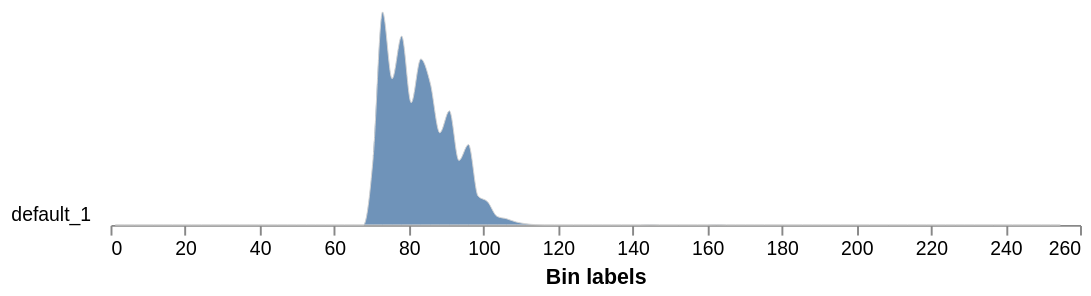

Write notebook code for a chart like this one.
### Markdown cell above
## Step 8: Chlorophyll Analysis

The chlorophyll image uses MS 455 nm and a bandpass filter of 650 nm to isolate just chlorophyll fluorescence. This image has to be imported separately from the MS stack, since it has a bandpass filter.

### Code cell
# Use the mask to analyze the CHL image. This will give you a histogram of the pixel values in the CHL image. 
# n_labels=1 means we're treating the whole masked area as one plant/object
chl_analysis = pcv.analyze.grayscale(gray_img=chl_img, labeled_mask=kept_mask, n_labels=1, bins=100)

chl_img_pseudo = pcv.visualize.pseudocolor(gray_img = chl_img, mask=kept_mask, cmap='jet', 
                                           min_value=60, max_value=140)

### Figure 1 — Vega-Lite specification as saved in the notebook (floating-point values rounded to 4 significant figures)
{"config": {"view": {"continuousWidth": 300, "continuousHeight": 300, "stroke": null}, "axis": {"grid": false}, "facet": {"columns": 1, "spacing": 0}, "title": {"anchor": "end"}}, "data": {"name": "data-821f137a9c7301e114497b55fcfaeedd"}, "facet": {"field": "sample", "header": {"labelAngle": 0, "labelAlign": "left", "labelOrient": "left"}, "title": null, "type": "nominal"}, "spec": {"mark": {"type": "area", "fillOpacity": 0.8, "interpolate": "monotone", "stroke": "lightgray", "strokeWidth": 0.5}, "encoding": {"x": {"field": "label", "title": "Bin labels", "type": "quantitative"}, "y": {"axis": null, "field": "value", "scale": {"range": [10, -100]}, "type": "quantitative"}}, "height": 10, "width": 500}, "bounds": "flush", "$schema": "https://vega.github.io/schema/vega-lite/v5.20.1.json", "datasets": {"data-821f137a9c7301e114497b55fcfaeedd": [{"sample": "default_1", "value": 0, "label": 1.28}, {"sample": "default_1", "value": 0, "label": 3.84}, {"sample": "default_1", "value": 0, "label": 6.4}, {"sample": "default_1", "value": 0, "label": 8.96}, {"sample": "default_1", "value": 0, "label": 11.52}, {"sample": "default_1", "value": 0, "label": 14.08}, {"sample": "default_1", "value": 0, "label": 16.64}, {"sample": "default_1", "value": 0, "label": 19.2}, {"sample": "default_1", "value": 0, "label": 21.76}, {"sample": "default_1", "value": 0, "label": 24.32}, {"sample": "default_1", "value": 0, "label": 26.88}, {"sample": "default_1", "value": 0, "label": 29.44}, {"sample": "default_1", "value": 0, "label": 32.0}, {"sample": "default_1", "value": 0, "label": 34.56}, {"sample": "default_1", "value": 0, "label": 37.12}, {"sample": "default_1", "value": 0, "label": 39.68}, {"sample": "default_1", "value": 0, "label": 42.24}, {"sample": "default_1", "value": 0, "label": 44.8}, {"sample": "default_1", "value": 0, "label": 47.36}, {"sample": "default_1", "value": 0, "label": 49.92}, {"sample": "default_1", "value": 0, "label": 52.48}, {"sample": "default_1", "value": 0, "label": 55.04}, {"sample": "default_1", "value": 0, "label": 57.6}, {"sample": "default_1", "value": 0, "label": 60.16}, {"sample": "default_1", "value": 0, "label": 62.72}, {"sample": "default_1", "value": 0, "label": 65.28}, {"sample": "default_1", "value": 0, "label": 67.84}, {"sample": "default_1", "value": 494, "label": 70.4}, {"sample": "default_1", "value": 1598, "label": 72.96}, {"sample": "default_1", "value": 1097, "label": 75.52}, {"sample": "default_1", "value": 1417, "label": 78.08}, {"sample": "default_1", "value": 917, "label": 80.64}, {"sample": "default_1", "value": 1245, "label": 83.2}, {"sample": "default_1", "value": 1063, "label": 85.76}, {"sample": "default_1", "value": 691, "label": 88.32}, {"sample": "default_1", "value": 856, "label": 90.88}, {"sample": "default_1", "value": 483, "label": 93.44}, {"sample": "default_1", "value": 603, "label": 96.0}, {"sample": "default_1", "value": 217, "label": 98.56}, {"sample": "default_1", "value": 174, "label": 101.1}, {"sample": "default_1", "value": 64, "label": 103.7}, {"sample": "default_1", "value": 46, "label": 106.2}, {"sample": "default_1", "value": 22, "label": 108.8}, {"sample": "default_1", "value": 9, "label": 111.4}, {"sample": "default_1", "value": 2, "label": 113.9}, {"sample": "default_1", "value": 0, "label": 116.5}, {"sample": "default_1", "value": 0, "label": 119.0}, {"sample": "default_1", "value": 0, "label": 121.6}, {"sample": "default_1", "value": 0, "label": 124.2}, {"sample": "default_1", "value": 0, "label": 126.7}, {"sample": "default_1", "value": 0, "label": 129.3}, {"sample": "default_1", "value": 0, "label": 131.8}, {"sample": "default_1", "value": 0, "label": 134.4}, {"sample": "default_1", "value": 0, "label": 137.0}, {"sample": "default_1", "value": 0, "label": 139.5}, {"sample": "default_1", "value": 0, "label": 142.1}, {"sample": "default_1", "value": 1, "label": 144.6}, {"sample": "default_1", "value": 0, "label": 147.2}, {"sample": "default_1", "value": 0, "label": 149.8}, {"sample": "default_1", "value": 0, "label": 152.3}, {"sample": "default_1", "value": 0, "label": 154.9}, {"sample": "default_1", "value": 0, "label": 157.4}, {"sample": "default_1", "value": 0, "label": 160.0}, {"sample": "default_1", "value": 1, "label": 162.6}, {"sample": "default_1", "value": 0, "label": 165.1}, {"sample": "default_1", "value": 0, "label": 167.7}, {"sample": "default_1", "value": 0, "label": 170.2}, {"sample": "default_1", "value": 0, "label": 172.8}, {"sample": "default_1", "value": 0, "label": 175.4}, {"sample": "default_1", "value": 0, "label": 177.9}, {"sample": "default_1", "value": 0, "label": 180.5}, {"sample": "default_1", "value": 0, "label": 183.0}, {"sample": "default_1", "value": 0, "label": 185.6}, {"sample": "default_1", "value": 0, "label": 188.2}, {"sample": "default_1", "value": 0, "label": 190.7}, {"sample": "default_1", "value": 0, "label": 193.3}, {"sample": "default_1", "value": 0, "label": 195.8}, {"sample": "default_1", "value": 0, "label": 198.4}, {"sample": "default_1", "value": 0, "label": 201.0}, {"sample": "default_1", "value": 0, "label": 203.5}, {"sample": "default_1", "value": 0, "label": 206.1}, {"sample": "default_1", "value": 0, "label": 208.6}, {"sample": "default_1", "value": 0, "label": 211.2}, {"sample": "default_1", "value": 0, "label": 213.8}, {"sample": "default_1", "value": 0, "label": 216.3}, {"sample": "default_1", "value": 0, "label": 218.9}, {"sample": "default_1", "value": 0, "label": 221.4}, {"sample": "default_1", "value": 0, "label": 224.0}, {"sample": "default_1", "value": 0, "label": 226.6}, {"sample": "default_1", "value": 0, "label": 229.1}, {"sample": "default_1", "value": 0, "label": 231.7}, {"sample": "default_1", "value": 0, "label": 234.2}, {"sample": "default_1", "value": 0, "label": 236.8}, {"sample": "default_1", "value": 0, "label": 239.4}, {"sample": "default_1", "value": 0, "label": 241.9}, {"sample": "default_1", "value": 0, "label": 244.5}, {"sample": "default_1", "value": 0, "label": 247.0}, {"sample": "default_1", "value": 0, "label": 249.6}, {"sample": "default_1", "value": 0, "label": 252.2}, {"sample": "default_1", "value": 0, "label": 254.7}]}}
